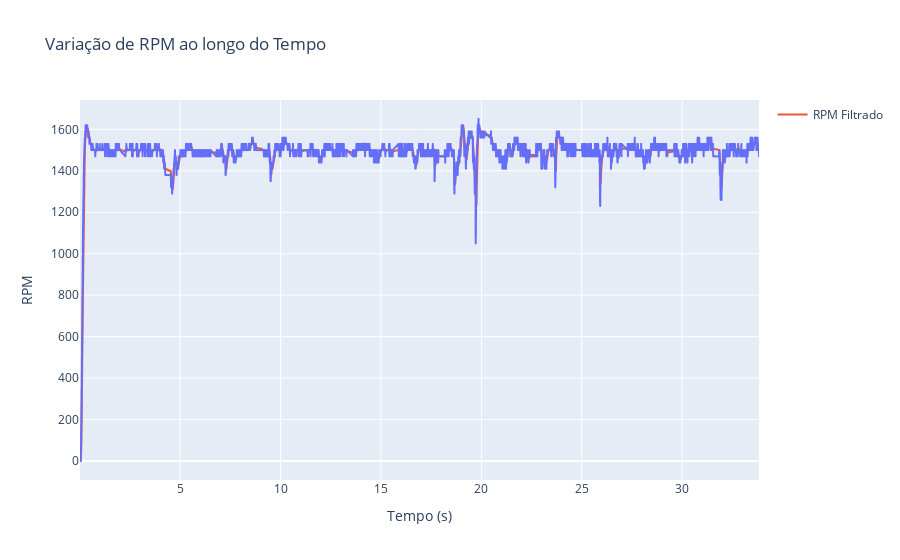

Notebook source saved alongside this figure:
### Code cell
window_size = 5
dados['dados_filtrados'] = dados['RPM'].rolling(window=window_size, min_periods=1).mean()


plt.figure(figsize=(10, 6))
plt.plot(dados['Tempo (s)'], dados['RPM'], label='Dados Originais')
plt.plot(dados['Tempo (s)'], dados['dados_filtrados'], label='Dados Filtrados (Média Móvel)')
plt.xlabel('Tempo (s)')
plt.ylabel('RPM')
plt.title('Dados Originais vs Dados Filtrados')
plt.legend()
plt.grid(True)
plt.tight_layout()
plt.show()


fig = px.line(dados, x='Tempo (s)', y='RPM', title='Variação de RPM ao longo do Tempo')
fig.add_scatter(x=dados['Tempo (s)'], y=dados['dados_filtrados'], mode='lines', name='RPM Filtrado')
fig.update_xaxes(title='Tempo (s)')
fig.update_yaxes(title='RPM')
fig.show()

### Figure 1 — Plotly figure (JSON) as saved in the notebook; plotly's stock layout.template omitted (floating-point values rounded to 4 significant figures; data arrays with more than 128 entries replaced by an {"elided": "..."} marker saying what was removed)
{"data": [{"hovertemplate": "Tempo (s)=%{x}<br>RPM=%{y}<extra></extra>", "legendgroup": "", "line": {"color": "#636efa", "dash": "solid"}, "marker": {"symbol": "circle"}, "mode": "lines", "name": "", "showlegend": false, "type": "scattergl", "x": {"elided": "3000 float values"}, "xaxis": "x", "y": {"elided": "3000 int values"}, "yaxis": "y"}, {"mode": "lines", "name": "RPM Filtrado", "type": "scatter", "x": {"elided": "3000 float values"}, "y": {"elided": "3000 int values"}}], "layout": {"legend": {"tracegroupgap": 0}, "title": {"text": "Variação de RPM ao longo do Tempo"}, "xaxis": {"anchor": "y", "domain": [0, 1], "title": {"text": "Tempo (s)"}}, "yaxis": {"anchor": "x", "domain": [0, 1], "title": {"text": "RPM"}}}}
